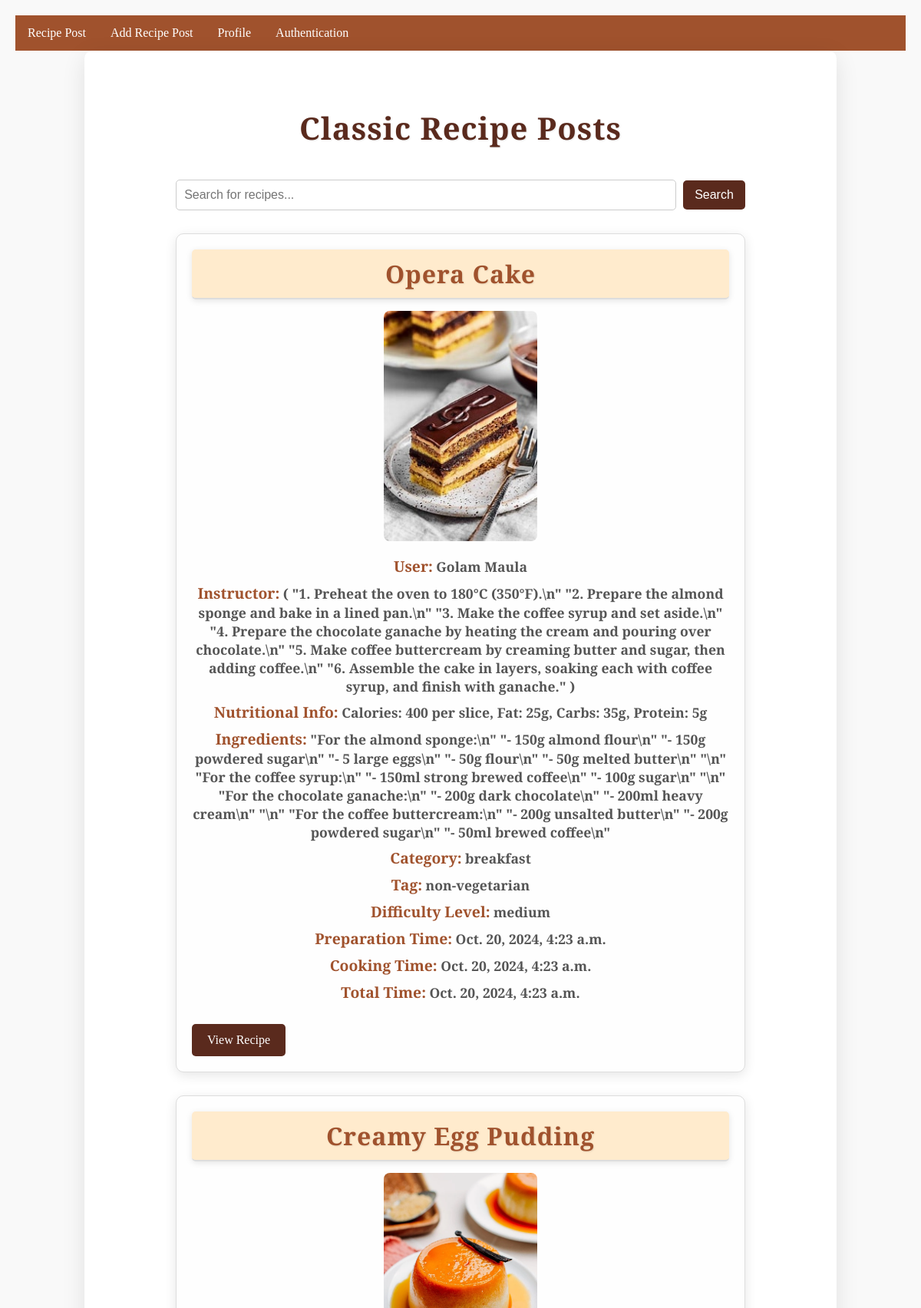
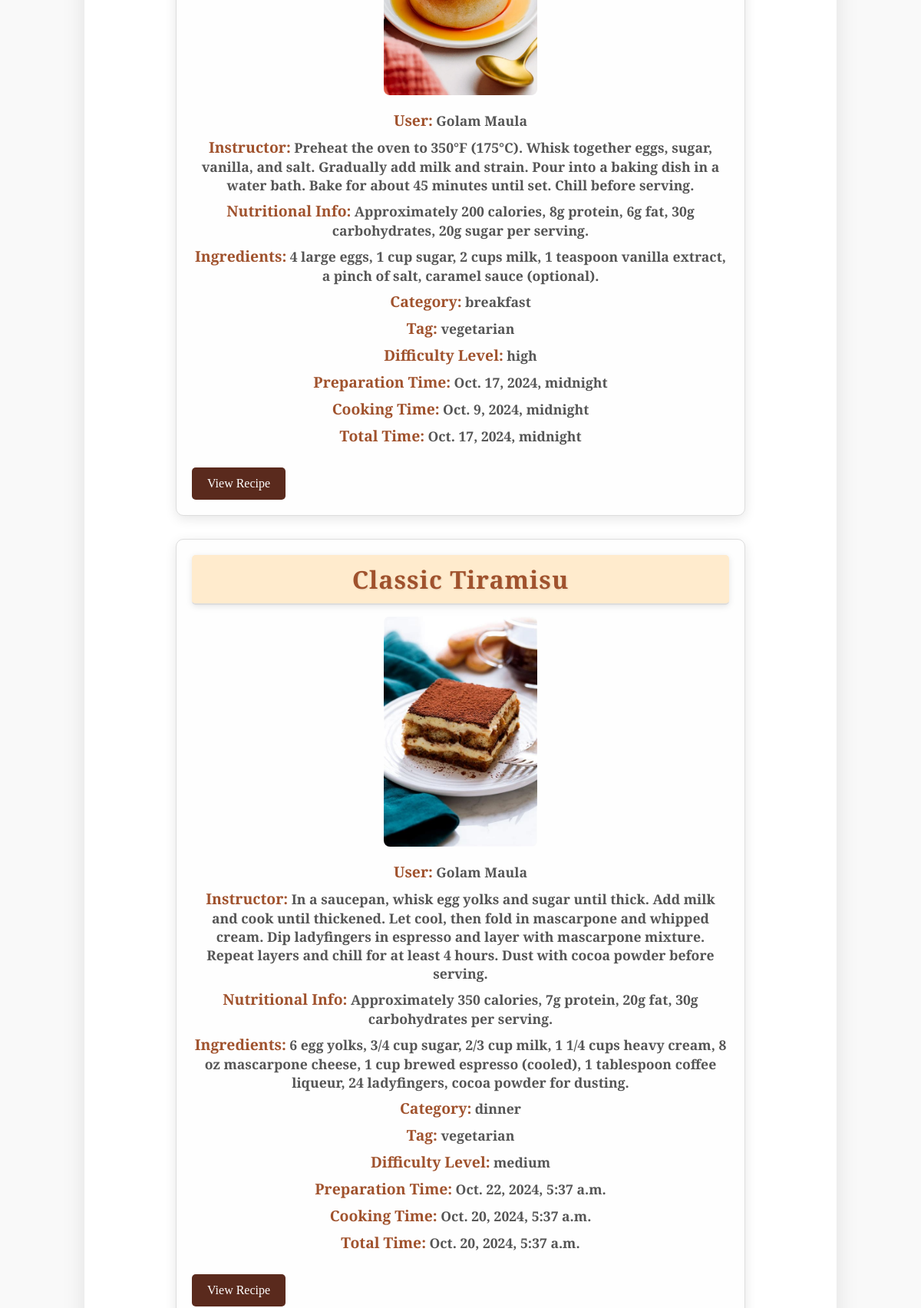
Screenshot of /RecipePost/ (signed in, upper part) with the database file from the repository (2 pictures, top to bottom).
### myapp/models.py (models this page shows, shortened)
class RecipePostModel(models.Model):
    Tag=[
        ('vegetarian','Vegetarian'),
        ('non-vegetarian','Non-Vegetarian'),
    ]
    Level=[
        ('high','high'),
        ('medium','Medium'),
        ('low','Low'),
    ]
    CATEGORY=[
        ('breakfast','breakfast'),
        ('lunch','Lunch'),
        ('dinner','Dinner'),
    ]
    user=models.ForeignKey(Custom_user,on_delete=models.CASCADE,null=True)
    RecipeTitle=models.CharField(max_length=500,null=True)
    Nutritional_Info=models.CharField(max_length=500,null=True)
    Ingredients=models.CharField(max_length=1000,null=True)
    Instructor=models.CharField(max_length=1000,null=True)
    Category=models.CharField(choices=CATEGORY, max_length=100,null=True)
    Tag=models.CharField(choices=Tag, max_length=100,null=True)
    DifficultyLevel=models.CharField(choices=Level, max_length=100,null=True)
    Image=models.ImageField(upload_to='Media/Blog_Pic',null=True)
    PreparetionTime = models.DateTimeField(default=timezone.now,null=True)
    CookingTime = models.DateTimeField(default=timezone.now,null=True)
    TotalTime = models.DateTimeField(default=timezone.now,null=True)

class Custom_user(AbstractUser):
    USER=[
        ('viewers','Viewers'),
        ('creator','Creator')
    ]
    user_type=models.CharField(choices=USER,max_length=100,null=True)

### myproject/views.py (the view)
# urls.py: path('RecipePost/', RecipePost, name='RecipePost'),
def RecipePost(req):
    data=RecipePostModel.objects.all()
    context = {
        'data': data
    }
    return render(req,'RecipePost.html',context)

### template/RecipePost.html (shortened to what this page needs)
{% extends 'base.html' %}
{% block body %}
<!DOCTYPE html>
<html lang="en">
<head>
</head>
<body>
    <div class="container">
        <h2>Classic Recipe Posts</h2>
        <div class="search-bar">
            <form action="{% url 'search' %}" method="GET">
                <input type="text" name="query" placeholder="Search for recipes..." required>
                <button type="submit">Search</button>
            </form>
        </div>
        {% for i in data %}
        <div class="recipe-post">
            <h2 class="recipe-title">{{ i.RecipeTitle }}</h2>
            <div class="logo">
                <img src="/{{ i.Image }}" alt="{{ i.RecipeTitle }}">
            </div>
            <div class="details"><span class="label">User:</span> <strong>{{ user.first_name }} {{ user.last_name }}</strong></div>
            <div class="details"><span class="label">Instructor:</span> <strong>{{ i.Instructor }}</strong></div>
            <div class="details"><span class="label">Nutritional Info:</span> <strong>{{ i.Nutritional_Info }}</strong></div>
            <div class="details"><span class="label">Ingredients:</span> <strong>{{ i.Ingredients }}</strong></div>
            <div class="details"><span class="label">Category:</span> <strong>{{ i.Category }}</strong></div>
            <div class="details"><span class="label">Tag:</span> <strong>{{ i.Tag }}</strong></div>
            <div class="details"><span class="label">Difficulty Level:</span> <strong>{{ i.DifficultyLevel }}</strong></div>
            <div class="details"><span class="label">Preparation Time:</span> <strong>{{ i.PreparetionTime }}</strong></div>
            <div class="details"><span class="label">Cooking Time:</span> <strong>{{ i.CookingTime }}</strong></div>
            <div class="details"><span class="label">Total Time:</span> <strong>{{ i.TotalTime }}</strong></div>
            <a href="{% url 'postview' i.id %}" class="apply-button">View Recipe</a>
        </div>
        {% endfor %}
    </div>
</body>
</html>
{% endblock body %}

### template/base.html (style rules this page uses)
body { background-color:white; }

### template/RecipePost.html (style rules this page uses)
body { font-family: 'Libre Baskerville', serif; background-color: #f9f9f9; margin: 0; padding: 20px; }
.container { max-width: 900px; margin: auto; background: #ffffff; padding: 40px; border-radius: 10px; box-shadow: 0 8px 30px rgba(0, 0, 0, 0.1); }
h2 { text-align: center; font-family: 'Playfair Display', serif; color: #5A2A1D; margin-bottom: 40px; font-size: 2.5em; letter-spacing: 1px; text-shadow: 1px 1px 2px rgba(0, 0, 0, 0.1); }
.recipe-post { border: 1px solid #ddd; padding: 20px; margin-bottom: 30px; border-radius: 10px; background-color: #fefefe; box-shadow: 0 4px 15px rgba(0, 0, 0, 0.1); transition: box-shadow 0.3s; font-family: 'Libre Baskerville', serif; color: #333; max-width: 700px; margin-left: auto; margin-right: auto; }
.recipe-title { color: #A0522D; font-size: 2em; margin: 0; font-family: 'Playfair Display', serif; text-align: center; border-bottom: 2px solid #ddd; padding-bottom: 10px; background-color: #ffebcd; padding: 10px; border-radius: 5px; box-shadow: 0 2px 8px rgba(0, 0, 0, 0.1); }
.logo { text-align: center; margin: 15px 0; }
.logo img { max-height: 300px; max-width: 100%; border-radius: 8px; }
.details { color: #555; margin: 8px 0; font-size: 1.1em; text-align: center; }
.label { font-weight: bold; color: #A0522D; text-align: left; margin-bottom: 5px; font-size: 1.1em; }
.search-bar { margin-bottom: 30px; text-align: center; }
.search-bar input[type="text"] { padding: 10px; width: 70%; border: 1px solid #ccc; border-radius: 5px; font-size: 1em; }
.search-bar button { padding: 10px 15px; background-color: #5A2A1D; color: white; border: none; border-radius: 5px; cursor: pointer; font-size: 1em; transition: background-color 0.3s; margin-left: 5px; }
.apply-button { display: inline-block; margin-top: 20px; padding: 12px 20px; background-color: #5A2A1D; color: white; text-decoration: none; border-radius: 5px; transition: background-color 0.3s; font-size: 1em; text-align: center; }

### rows the page displays
RecipePostModel: RecipeTitle "Opera Cake", Image (picture), Instructor "( \"1. Preheat the oven to 180°C (350°F).\\n\" \"2. Prepare the almond sponge and bake in a lined pan.\\n\" \"3. Make the coffee syrup and set aside.\\n\" \"4. Prepare the chocolate ganache by heating the cream and pouring over chocolate.\\n\" \"5. Make coffee buttercream by creaming butter and sugar, then adding coffee.\\n\" \"6. Assemble the cake in layers, soaking each with coffee syrup, and finish with ganache.\" )", Nutritional_Info "Calories: 400 per slice, Fat: 25g, Carbs: 35g, Protein: 5g", Ingredients "\"For the almond sponge:\\n\" \"- 150g almond flour\\n\" \"- 150g powdered sugar\\n\" \"- 5 large eggs\\n\" \"- 50g flour\\n\" \"- 50g melted butter\\n\" \"\\n\" \"For the coffee syrup:\\n\" \"- 150ml strong brewed coffee\\n\" \"- 100g sugar\\n\" \"\\n\" \"For the chocolate ganache:\\n\" \"- 200g dark chocolate\\n\" \"- 200ml heavy cream\\n\" \"\\n\" \"For the coffee buttercream:\\n\" \"- 200g unsalted butter\\n\" \"- 200g powdered sugar\\n\" \"- 50ml brewed coffee\\n\"", Category "breakfast", Tag "non-vegetarian", DifficultyLevel "medium", PreparetionTime "Oct. 20, 2024, 4:23 a.m.", CookingTime "Oct. 20, 2024, 4:23 a.m.", TotalTime "Oct. 20, 2024, 4:23 a.m."
Custom_user: first_name "Golam", last_name "Maula"
RecipePostModel: RecipeTitle "Creamy Egg Pudding", Image (picture), Instructor "Preheat the oven to 350°F (175°C). Whisk together eggs, sugar, vanilla, and salt. Gradually add milk and strain. Pour into a baking dish in a water bath. Bake for about 45 minutes until set. Chill before serving.", Nutritional_Info "Approximately 200 calories, 8g protein, 6g fat, 30g carbohydrates, 20g sugar per serving.", Ingredients "4 large eggs, 1 cup sugar, 2 cups milk, 1 teaspoon vanilla extract, a pinch of salt, caramel sauce (optional).", Category "breakfast", Tag "vegetarian", DifficultyLevel "high", PreparetionTime "Oct. 17, 2024, midnight", CookingTime "Oct. 9, 2024, midnight", TotalTime "Oct. 17, 2024, midnight"
RecipePostModel: RecipeTitle "Classic Tiramisu", Image (picture), Instructor "In a saucepan, whisk egg yolks and sugar until thick. Add milk and cook until thickened. Let cool, then fold in mascarpone and whipped cream. Dip ladyfingers in espresso and layer with mascarpone mixture. Repeat layers and chill for at least 4 hours. Dust with cocoa powder before serving.", Nutritional_Info "Approximately 350 calories, 7g protein, 20g fat, 30g carbohydrates per serving.", Ingredients "6 egg yolks, 3/4 cup sugar, 2/3 cup milk, 1 1/4 cups heavy cream, 8 oz mascarpone cheese, 1 cup brewed espresso (cooled), 1 tablespoon coffee liqueur, 24 ladyfingers, cocoa powder for dusting.", Category "dinner", Tag "vegetarian", DifficultyLevel "medium", PreparetionTime "Oct. 22, 2024, 5:37 a.m.", CookingTime "Oct. 20, 2024, 5:37 a.m.", TotalTime "Oct. 20, 2024, 5:37 a.m."
